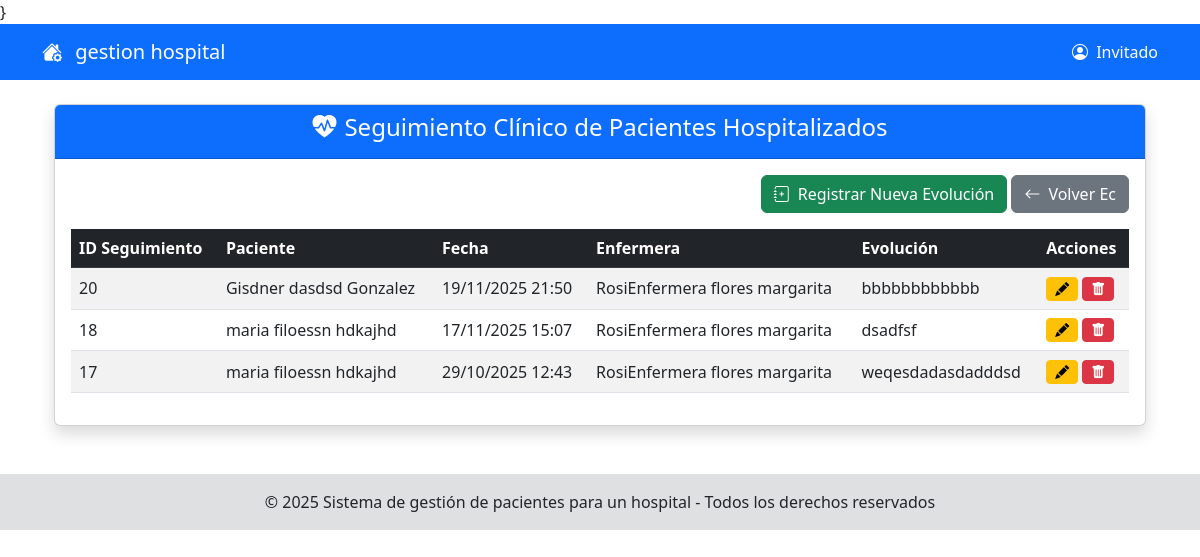
/modeloRol/medico/seguimientosDepacientesHospitalizados/gestionEvolucionClinica/indexEvolucionClinicaPacienteHospitalizado.php, run on the app's committed database.
### tables this page shows
CREATE TABLE `internados_seguimiento` (
  `id_seguimiento` int(11) NOT NULL,
  `id_internado` int(11) NOT NULL,
  `fecha` datetime NOT NULL DEFAULT current_timestamp(),
  `id_medico` int(11) DEFAULT NULL,
  `id_enfermera` int(11) DEFAULT NULL,
  `evolucion` text DEFAULT NULL,
  `tratamiento` text DEFAULT NULL
);

### modelo/InternadoSeguimientoDAO.php (called while the page is built, shortened)
<?php
include_once('conexion.php');
include_once('EntidadAuxiliarDAO.php');
class InternadoSeguimientoDAO
{
    private $connection;
    private $objAuxiliar;
    public function __construct() {
        $this->connection = Conexion::getInstancia()->getConnection();
        $this->objAuxiliar = new EntidadAuxiliarDAO();
    }
    public function obtenerTodosSeguimientos()
    {
        $sql = "SELECT id_seguimiento, id_internado, fecha, id_medico, id_enfermera, evolucion, tratamiento
                FROM internados_seguimiento
                ORDER BY fecha DESC";
        $resultado = $this->connection->query($sql);
        $seguimientos = [];
        if ($resultado) {
            while ($fila = $resultado->fetch_assoc()) {
                $fila['nombre_paciente'] = $this->objAuxiliar->obtenerNombrePacientePorInternado($fila['id_internado']);
                $fila['nombre_medico'] = $this->objAuxiliar->obtenerNombrePersonalPorIdUsuario($fila['id_medico']);
                $fila['nombre_enfermera'] = $this->objAuxiliar->obtenerNombrePersonalPorIdUsuario($fila['id_enfermera']);
                $seguimientos[] = $fila;
            }
        }
        return $seguimientos;
    }
}
?>

### modeloRol/medico/seguimientosDepacientesHospitalizados/gestionEvolucionClinica/indexEvolucionClinicaPacienteHospitalizado.php (called while the page is built, shortened)
<?php
include_once('./formEvolucionPacienteHospitalizado.php');
$obj = new formEvolucionPacienteHospitalizado();
$obj->formEvolucionPacienteHospitalizadoShow();
?>

### modelo/conexion.php (called while the page is built, shortened)
<?php
class Conexion
{
    private static $instancia = null;
    private $connection;
    private $host = 'localhost';
    private $user = 'root';
    private $pass = '';
    private $dbName = 'opipitaltrabajo';
    private function __construct()
    {
        $this->connection = new mysqli($this->host, $this->user, $this->pass, $this->dbName);
        $this->connection->set_charset("utf8");
    }
    public static function getInstancia()
    {
        if (self::$instancia === null) {
            self::$instancia = new Conexion();
        }
        return self::$instancia;
    }
    public function getConnection()
    {
        return $this->connection;
    }
}
?>

### modelo/EntidadAuxiliarDAO.php (called while the page is built, shortened)
<?php
include_once('Conexion.php');
class EntidadAuxiliarDAO
{
    private $connection;
    public function __construct() {
        $this->connection = Conexion::getInstancia()->getConnection();
    }
    public function obtenerNombrePacientePorInternado($idInternado)
    {
        $sql = "SELECT u.nombre, u.apellido_paterno, u.apellido_materno
                FROM internados i
                INNER JOIN pacientes p ON i.id_paciente = p.id_paciente
                INNER JOIN usuarios u ON p.id_usuario = u.id_usuario
                WHERE i.id_internado = ?";
        $stmt = $this->connection->prepare($sql);
        $stmt->bind_param("i", $idInternado);
        $stmt->execute();
        $resultado = $stmt->get_result();
        if ($fila = $resultado->fetch_assoc()) {
            return trim($fila['nombre'] . ' ' . $fila['apellido_paterno'] . ' ' . $fila['apellido_materno']);
        }
        return null;
    }
    public function obtenerNombrePersonalPorIdUsuario($idUsuario)
    {
        $sql = "SELECT nombre, apellido_paterno, apellido_materno
                FROM usuarios
                WHERE id_usuario = ?";
        $stmt = $this->connection->prepare($sql);
        $stmt->bind_param("i", $idUsuario);
        $stmt->execute();
        $resultado = $stmt->get_result();
        if ($fila = $resultado->fetch_assoc()) {
            return trim($fila['nombre'] . ' ' . $fila['apellido_paterno'] . ' ' . $fila['apellido_materno']);
        }
        return null;
    }
}

### modeloRol/medico/seguimientosDepacientesHospitalizados/gestionEvolucionClinica/formEvolucionPacienteHospitalizado.php (the view, shortened to what this page needs)
<?php
include_once("../../../../shared/pantalla.php");
include_once("../../../../modelo/InternadoSeguimientoDAO.php");
class formEvolucionPacienteHospitalizado extends pantalla
{
    public function formEvolucionPacienteHospitalizadoShow()
    {
        $objSeguimientoDAO = new InternadoSeguimientoDAO();
        $listaSeguimientos = $objSeguimientoDAO->obtenerTodosSeguimientos();
?>
<div class="container mt-4">
    <div class="card shadow">
        <div class="card-header bg-primary text-white text-center">
            <h4><i class="bi bi-heart-pulse-fill me-2"></i>Seguimiento Clínico de Pacientes Hospitalizados</h4>
        </div>
        <div class="card-body">
            <div class="row mb-3">
                <div class="col-md-12 text-end">
                    <a href="./agregarEvolucionPacienteHospitalizado/indexaAgregarEvolucionPaciente.php" class="btn btn-success">
                        <i class="bi bi-journal-plus me-2"></i>Registrar Nueva Evolución
                    </a>
                    <a href="../misPacientesInternados/indexGestionInternados.php" class="btn btn-secondary">
                        <i class="bi bi-arrow-left me-2"></i>Volver Ec
                    </a>
                </div>
            </div>
            <div class="table-responsive">
                <table class="table table-striped table-hover align-middle">
                    <thead>
                        <tr class="table-dark">
                            <th>ID Seguimiento</th>
                            <th>Paciente</th>
                            <th>Fecha</th>
                            <th>Enfermera</th>
                            <th>Evolución</th>
                            <th>Acciones</th>
                        </tr>
                    </thead>
                    <tbody>
                        <?php if (count($listaSeguimientos) > 0) {
                            foreach ($listaSeguimientos as $seguimiento) { ?>
                                <tr>
                                    <td><?php echo htmlspecialchars($seguimiento['id_seguimiento']); ?></td>
                                    <td><?php echo htmlspecialchars($seguimiento['nombre_paciente'] ?? 'N/A'); ?></td>
                                    <td><?php echo date('d/m/Y H:i', strtotime(htmlspecialchars($seguimiento['fecha']))); ?></td>
                                    <td><?php echo htmlspecialchars($seguimiento['nombre_enfermera'] ?? 'N/A'); ?></td>
                                    <td><?php echo htmlspecialchars(substr($seguimiento['evolucion'], 0, 50) . (strlen($seguimiento['evolucion']) > 50 ? '...' : '')); ?></td>
                                    <td>
                                        <a href="./editarEvolucionPacienteHospitalizado/indexEditarPacienteHospitazado.php?id=<?php echo htmlspecialchars($seguimiento['id_seguimiento']); ?>" class="btn btn-sm btn-warning" title="Editar">
                                            <i class="bi bi-pencil-fill"></i>
                                        </a>
                                        <button class="btn btn-sm btn-danger" title="Eliminar" onclick="confirmarEliminar(<?php echo htmlspecialchars($seguimiento['id_seguimiento']); ?>)">
                                            <i class="bi bi-trash-fill"></i>
                                        </button>
                                    </td>
                                </tr>
                            <?php }
                        } else { ?>
                            <tr>
                                <td colspan="7" class="text-center">No hay evoluciones clínicas registradas.</td>
                            </tr>
                        <?php } ?>
                    </tbody>
                </table>
            </div>
        </div>
    </div>
</div>
<?php
    }
}
?>

### data on the page
internados_seguimiento: id_seguimiento "20", nombre_paciente "Gisdner dasdsd Gonzalez", fecha "19/11/2025 21:50", nombre_enfermera "RosiEnfermera flores margarita", evolucion "bbbbbbbbbbbb"
internados_seguimiento: id_seguimiento "18", nombre_paciente "maria filoessn hdkajhd", fecha "17/11/2025 15:07", nombre_enfermera "RosiEnfermera flores margarita", evolucion "dsadfsf"
internados_seguimiento: id_seguimiento "17", nombre_paciente "maria filoessn hdkajhd", fecha "29/10/2025 12:43", nombre_enfermera "RosiEnfermera flores margarita", evolucion "weqesdadasdadddsd"

### other printed values
$_SESSION['login'] "Invitado"
